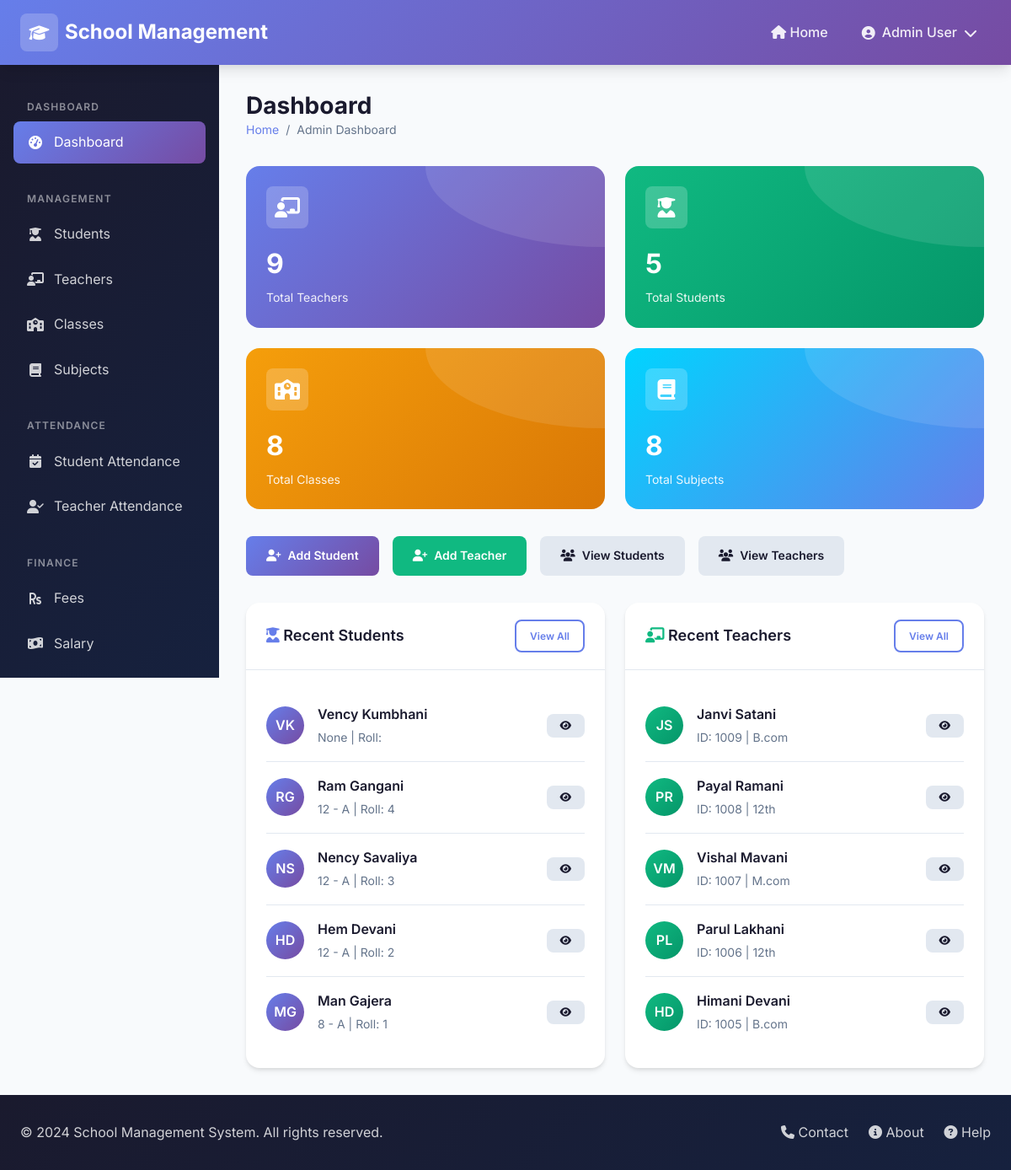
Page /admin-panel/ on the committed database.
### core/models.py (models this page shows, shortened)
class Student(models.Model):
    GENDER_CHOICES = [
        ('male', 'Male'),
        ('female', 'Female'),
        ('other', 'Other'),
    ]
    username = models.CharField(max_length=50, unique=True)
    password = models.CharField(max_length=255)
    name = models.CharField(max_length=100)
    surname = models.CharField(max_length=100)
    email = models.EmailField(unique=True)
    mobile = models.CharField(max_length=15, blank=True)
    dob = models.DateField(null=True, blank=True)
    gender = models.CharField(max_length=10, choices=GENDER_CHOICES)
    roll_no = models.CharField(max_length=20)
    address = models.TextField(blank=True)
    student_class = models.ForeignKey(Class, on_delete=models.SET_NULL, null=True, related_name='students')
    section = models.CharField(max_length=10, blank=True)
    admission_no = models.CharField(max_length=50, unique=True)
    admission_date = models.DateField(null=True, blank=True)
    parent_name = models.CharField(max_length=100, blank=True)
    parent_mobile = models.CharField(max_length=15, blank=True)
    parent_email = models.EmailField(blank=True)
    created_at = models.DateTimeField(auto_now_add=True)
    updated_at = models.DateTimeField(auto_now=True)

class Class(models.Model):
    name = models.CharField(max_length=50)  # e.g., "Class 1", "Class 10"
    section = models.CharField(max_length=10, blank=True)  # e.g., "A", "B"
    created_at = models.DateTimeField(auto_now_add=True)
    updated_at = models.DateTimeField(auto_now=True)
    class Meta:
        verbose_name_plural = "Classes"
        ordering = ['name', 'section']
    def __str__(self):
        if self.section:
            return f"{self.name} - {self.section}"
        return self.name

class Teacher(models.Model):
    GENDER_CHOICES = [
        ('male', 'Male'),
        ('female', 'Female'),
        ('other', 'Other'),
    ]
    username = models.CharField(max_length=50, unique=True)
    password = models.CharField(max_length=255)
    name = models.CharField(max_length=100)
    surname = models.CharField(max_length=100)
    email = models.EmailField(unique=True)
    mobile = models.CharField(max_length=15)
    dob = models.DateField(null=True, blank=True)
    gender = models.CharField(max_length=10, choices=GENDER_CHOICES)
    address = models.TextField(blank=True)
    employee_id = models.CharField(max_length=50, unique=True)
    qualification = models.CharField(max_length=200, blank=True)
    joining_date = models.DateField(null=True, blank=True)
    experience = models.CharField(max_length=50, blank=True)
    salary = models.DecimalField(max_digits=10, decimal_places=2, default=0)
    subjects = models.ManyToManyField(Subject, blank=True, related_name='teachers')
    created_at = models.DateTimeField(auto_now_add=True)
    updated_at = models.DateTimeField(auto_now=True)

### core/views.py (the view)
    def wrapper(request, *args, **kwargs):
        if request.session.get('user_role') != 'admin':
            try:
                admin = Admin.objects.first()
                if admin:
                    request.session['user_id'] = admin.id
                    request.session['user_role'] = 'admin'
                    request.session['user_name'] = admin.full_name
            except:
                messages.error(request, 'Admin not found.')
                return redirect('login')
        return view_func(request, *args, **kwargs)

### core/models.py (called while the page is built)
    @property
    def full_name(self):
        return f"{self.name} {self.surname}"

### core/views.py (called while the page is built)
def admin_required(view_func):
    def wrapper(request, *args, **kwargs):
        if request.session.get('user_role') != 'admin':
            try:
                admin = Admin.objects.first()
                if admin:
                    request.session['user_id'] = admin.id
                    request.session['user_role'] = 'admin'
                    request.session['user_name'] = admin.full_name
            except:
                messages.error(request, 'Admin not found.')
                return redirect('login')
        return view_func(request, *args, **kwargs)
    return wrapper

@admin_required
def admin_dashboard(request):
    context = {
        'total_teachers': Teacher.objects.count(),
        'total_students': Student.objects.count(),
        'total_classes': Class.objects.count(),
        'total_subjects': Subject.objects.count(),
        'recent_students': Student.objects.order_by('-created_at')[:5],
        'recent_teachers': Teacher.objects.order_by('-created_at')[:5],
        'user_name': request.session.get('user_name', 'Admin'),
    }
    return render(request, 'admin/dashboard.html', context)

### templates/admin/dashboard.html (shortened to what this page needs)
{% extends 'base.html' %}
{% load static %}
{% block content %}
{% include 'partials/admin_header.html' %}
<div class="dashboard-layout">
    {% include 'partials/sidebar.html' %}
    <main class="main-content">
        <div class="page-header">
            <div>
                <h1 class="page-title">Dashboard</h1>
                <div class="breadcrumb">
                    <a href="{% url 'home' %}">Home</a>
                    <span>/</span>
                    <span>Admin Dashboard</span>
                </div>
            </div>
        </div>
        <div class="stats-grid">
            <div class="stats-card primary">
                <div class="stats-icon">
                    <i class="fas fa-chalkboard-teacher"></i>
                </div>
                <div class="stats-value">{{ total_teachers }}</div>
                <div class="stats-label">Total Teachers</div>
            </div>
            <div class="stats-card success">
                <div class="stats-icon">
                    <i class="fas fa-user-graduate"></i>
                </div>
                <div class="stats-value">{{ total_students }}</div>
                <div class="stats-label">Total Students</div>
            </div>
            <div class="stats-card warning">
                <div class="stats-icon">
                    <i class="fas fa-school"></i>
                </div>
                <div class="stats-value">{{ total_classes }}</div>
                <div class="stats-label">Total Classes</div>
            </div>
            <div class="stats-card accent">
                <div class="stats-icon">
                    <i class="fas fa-book"></i>
                </div>
                <div class="stats-value">{{ total_subjects }}</div>
                <div class="stats-label">Total Subjects</div>
            </div>
        </div>
        <div class="quick-actions">
            <a href="{% url 'student_add' %}" class="btn btn-primary">
                <i class="fas fa-user-plus"></i> Add Student
            </a>
            <a href="{% url 'teacher_add' %}" class="btn btn-success">
                <i class="fas fa-user-plus"></i> Add Teacher
            </a>
            <a href="{% url 'student_list' %}" class="btn btn-secondary">
                <i class="fas fa-users"></i> View Students
            </a>
            <a href="{% url 'teacher_list' %}" class="btn btn-secondary">
                <i class="fas fa-users"></i> View Teachers
            </a>
        </div>
        <div class="recent-grid">
            <div class="card">
                <div class="card-header">
                    <h3 class="card-title">
                        <i class="fas fa-user-graduate text-primary"></i> Recent Students
                    </h3>
                    <a href="{% url 'student_list' %}" class="btn btn-sm btn-outline">View All</a>
                </div>
                <div class="card-body">
                    {% for student in recent_students %}
                    <div class="recent-item">
                        <div class="recent-avatar">
                            {{ student.name|slice:":1" }}{{ student.surname|slice:":1" }}
                        </div>
                        <div class="recent-info">
                            <div class="recent-name">{{ student.name }} {{ student.surname }}</div>
                            <div class="recent-meta">
                                {{ student.student_class }} | Roll: {{ student.roll_no }}
                            </div>
                        </div>
                        <a href="{% url 'student_detail' student.pk %}" class="btn btn-sm btn-secondary">
                            <i class="fas fa-eye"></i>
                        </a>
                    </div>
                    {% empty %}
                    <p class="text-gray text-center">No students added yet</p>
                    {% endfor %}
                </div>
            </div>
            <div class="card">
                <div class="card-header">
                    <h3 class="card-title">
                        <i class="fas fa-chalkboard-teacher text-success"></i> Recent Teachers
                    </h3>
                    <a href="{% url 'teacher_list' %}" class="btn btn-sm btn-outline">View All</a>
                </div>
                <div class="card-body">
                    {% for teacher in recent_teachers %}
                    <div class="recent-item">
                        <div class="recent-avatar"
                            style="background: linear-gradient(135deg, #10b981 0%, #059669 100%);">
                            {{ teacher.name|slice:":1" }}{{ teacher.surname|slice:":1" }}
                        </div>
                        <div class="recent-info">
                            <div class="recent-name">{{ teacher.name }} {{ teacher.surname }}</div>
                            <div class="recent-meta">
                                ID: {{ teacher.employee_id }} | {{ teacher.qualification }}
                            </div>
                        </div>
                        <a href="{% url 'teacher_detail' teacher.pk %}" class="btn btn-sm btn-secondary">
                            <i class="fas fa-eye"></i>
                        </a>
                    </div>
                    {% empty %}
                    <p class="text-gray text-center">No teachers added yet</p>
                    {% endfor %}
                </div>
            </div>
        </div>
    </main>
</div>
{% include 'partials/footer.html' %}
{% endblock %}

### rows in the picture
Student: name "V", surname "K", name "Vency", surname "Kumbhani", student_class "None"
Student: name "R", surname "G", name "Ram", surname "Gangani", student_class "12 - A", roll_no "4"
Student: name "N", surname "S", name "Nency", surname "Savaliya", student_class "12 - A", roll_no "3"
Student: name "H", surname "D", name "Hem", surname "Devani", student_class "12 - A", roll_no "2"
Student: name "M", surname "G", name "Man", surname "Gajera", student_class "8 - A", roll_no "1"
Teacher: name "J", surname "S", name "Janvi", surname "Satani", employee_id "1009", qualification "B.com"
Teacher: name "P", surname "R", name "Payal", surname "Ramani", employee_id "1008", qualification "12th"
Teacher: name "V", surname "M", name "Vishal", surname "Mavani", employee_id "1007", qualification "M.com"
Teacher: name "P", surname "L", name "Parul", surname "Lakhani", employee_id "1006", qualification "12th"
Teacher: name "H", surname "D", name "Himani", surname "Devani", employee_id "1005", qualification "B.com"

### other values in the picture
{{ request.session.user_name|default:"Administrator" }} "Admin User"
{{ total_teachers }} "9"
{{ total_students }} "5"
{{ total_classes }} "8"
{{ total_subjects }} "8"
